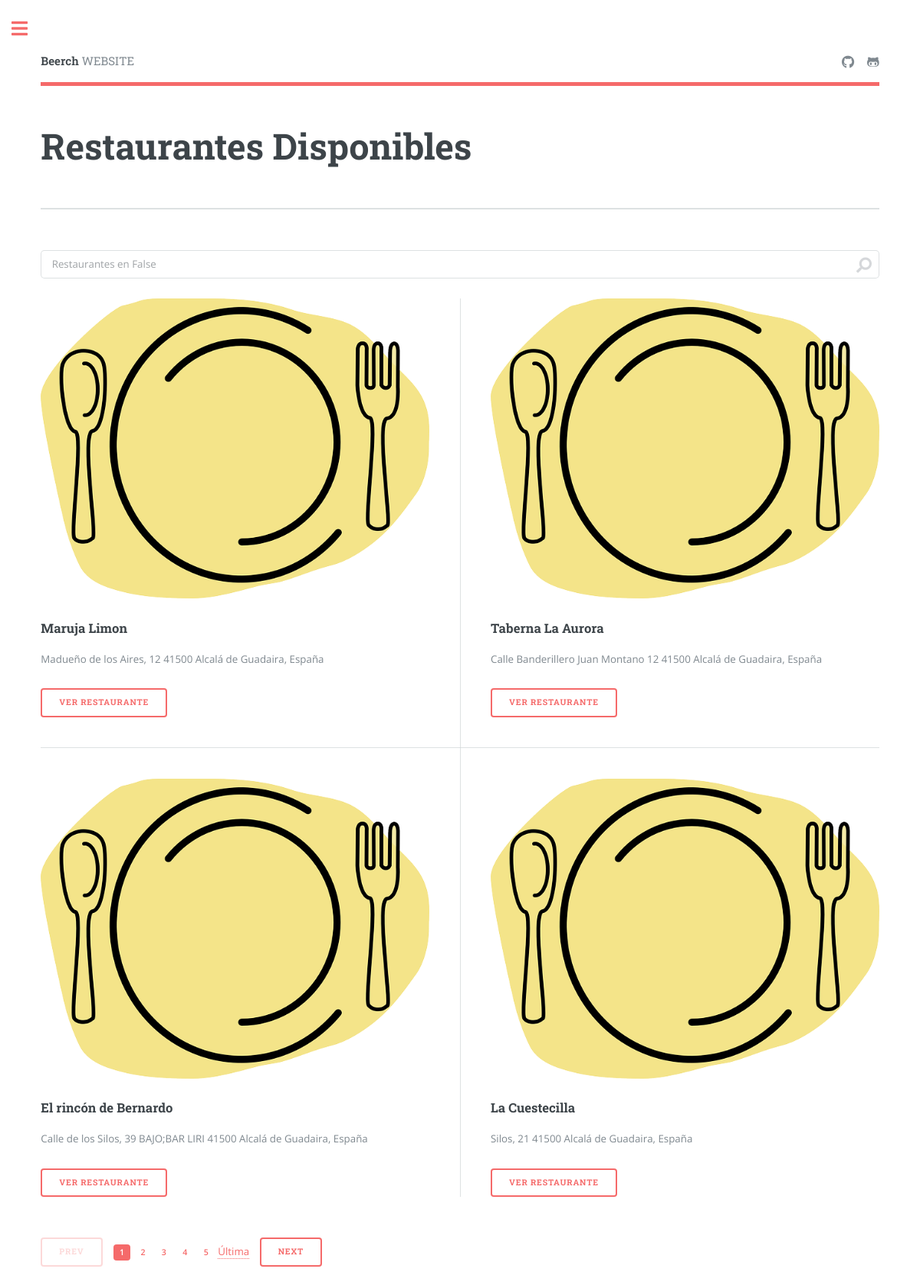
The page /restaurants_town on the database as committed earlier.
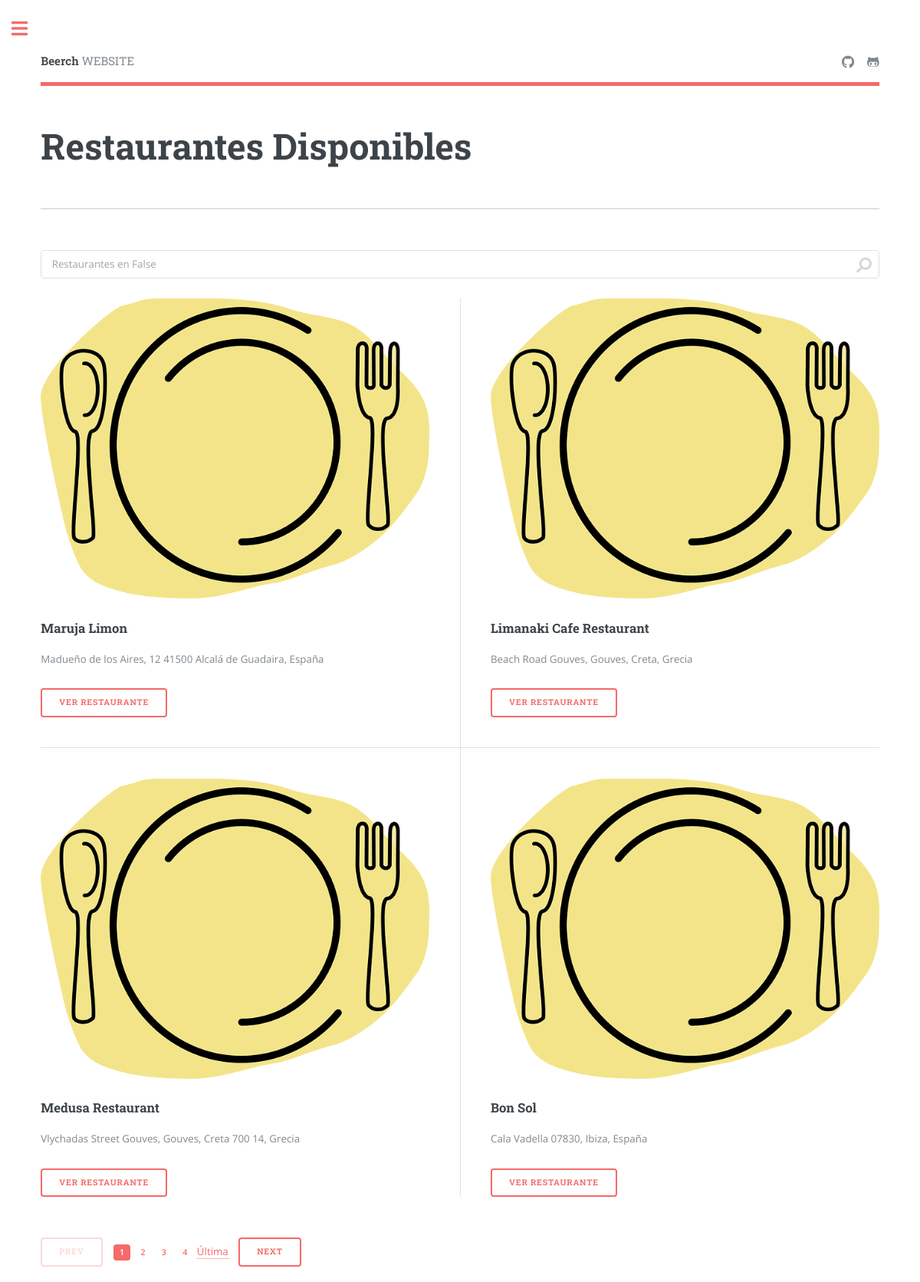
The same page on the database as committed later.
### myapp/models.py (models this page shows, shortened)
class Restaurant(models.Model):
    name = models.CharField(max_length=100)
    town = models.CharField(max_length=100)
    address = models.CharField(max_length=100)
    phone = models.CharField(max_length=100)
    special_diets = models.CharField(max_length=100)
    link = models.URLField(max_length=200,default='https://www.tripadvisor.es')
    categories = models.ManyToManyField(Category)

### myapp/views.py (the view)
# urls.py: path('restaurants_town', myapp_view.restaurants_town),
def restaurants_town(request):
    data = request.POST.get('town', False)
    town = data
    nameRestaurant = request.POST.get('nameRestaurant', False)
    if data:
        if nameRestaurant:
            restaurant_list = Restaurant.objects.filter(Q(town=data) & Q(name__icontains=nameRestaurant))
        else:
            restaurant_list = Restaurant.objects.filter(town=data)
    else:
        restaurant_list = Restaurant.objects.all()
    page = request.GET.get('page', 1)
    paginator = Paginator(restaurant_list, 4)
    try:
        restaurants = paginator.page(page)
    except PageNotAnInteger:
        restaurants = paginator.page(1)
    except EmptyPage:
        restaurants = paginator.page(paginator.num_pages)
    if data != '':
        if nameRestaurant:
            placeholder = 'Restaurante con el nombre ' + str(nameRestaurant) + ' en ' + str(town)
        else:
            placeholder = 'Restaurantes' + ' en ' + str(town)
    else:
        placeholder = 'Filtra por nombre del restaurante'
    return render(request, 'restaurants_town.html', { 'town': town, 'restaurants': restaurants, 'placeholder': placeholder })

### templates/restaurants_town.html (shortened to what this page needs)
{% load static %}
<!DOCTYPE HTML>
<html>
	<head>
		<link rel="stylesheet" href="{% static 'login_true/css/main.css' %}" />
	</head>
	<body class="is-preload">
			<div id="wrapper">
					<div id="main">
						<div class="inner">
								<header id="header">
									<a href="/" class="logo">
										<strong>Beerch</strong>
										WEBSITE
									</a>
									<ul class="icons">
										<li><a target="blank" href="https://github.com/alvar017" class="icon brands fa-github"><span class="label">GitHub Alvaro</span></a></li>
										<li><a target="blank" href="https://github.com/antoniosp7" class="icon brands fa-github-alt"><span class="label">GitHub Antonio</span></a></li>
									</ul>
								</header>
								<section id="banner">
									<div class="content">
										<header>
											<h1>Restaurantes Disponibles</h1>
										</header>
									</div>
								</section>
								<section>
								<section id="search" class="alt">
									<form method="post" action="restaurants_town">
										{% if placeholder %}
											<input type="text" name="nameRestaurant" id="nameRestaurant" placeholder="{{ placeholder }}" />
										{% else %}
											<input id="town" name="town" type="hidden" value="{{ town }}">
											<input type="text" name="nameRestaurant" id="nameRestaurant" placeholder="Filtra por nombre del restaurante" />
										{% endif %}
									</form>
								</section>
								<section>
									<div class="posts">
										{% for restaurant in restaurants %}
											<article>
												{% if 'https:' in restaurant.id %}
													<a href="#" class="image"><img src="images/pic01.jpg" alt="" width="100%" height="100%"/></a>
												{% else %}
													<a href="#" class="image"><img src="/static/images/no_photo_restaurant.png" alt="" width="100%" height="100%"/></a>
												{% endif %}
												<h3>{{restaurant.name}}</h3>
												<p>{{restaurant.address}}</p>
												<form method="post" action="restaurant">
													<button type="submit">Ver restaurante</button>
												</form>
											</article>
										{% endfor %}
									</div>
								</section>
								</section>
									<ul class="pagination">
										{% if restaurants.has_previous %}
											<li><a href="?page={{ restaurants.previous_page_number }}" class="button">Prev</a></li>
										{% else %}
											<li><span class="button disabled">Prev</span></li>
										{% endif %}
										{% for i in restaurants.paginator.page_range %}
											{% if restaurants.number == i %}
												<li><a href="#" class="page active">{{ i }}</a></li>
    										{% elif i > restaurants.number|add:'-5' and i < restaurants.number|add:'5' %}
												<li><a href="?page={{ i }}" class="page">{{ i }}</a></li>
											{% endif %}
										{% endfor %}
											{% if restaurants.number|add:'4' > 1 and restaurants.has_next %}
												<li><a href="?page={{ restaurants.number|add:'-5' }}">Última</a></li>
											{% endif %}
										{% if restaurants.has_next %}
											<li><a href="?page={{ restaurants.next_page_number }}" class="button">Next</a></li>
										{% else %}
											<li><span class="button disabled">Next</span></li>
										{% endif %}
									</ul>
						</div>
					</div>
			</div>
	</body>
</html>

Rows that differ between the two databases and show on the page:
removed Restaurant: name "Taberna La Aurora", address "Calle Banderillero Juan Montano 12 41500 Alcalá de Guadaira, España"
removed Restaurant: name "El rincón de Bernardo", address "Calle de los Silos, 39 BAJO;BAR LIRI 41500 Alcalá de Guadaira, España"
removed Restaurant: name "La Cuestecilla", address "Silos, 21 41500 Alcalá de Guadaira, España"
added Restaurant: name "Limanaki Cafe Restaurant", address "Beach Road Gouves, Gouves, Creta, Grecia"
added Restaurant: name "Medusa Restaurant", address "Vlychadas Street Gouves, Gouves, Creta 700 14, Grecia"
added Restaurant: name "Bon Sol", address "Cala Vadella 07830, Ibiza, España"
Other text that changed with them:
list line gone: "5"
